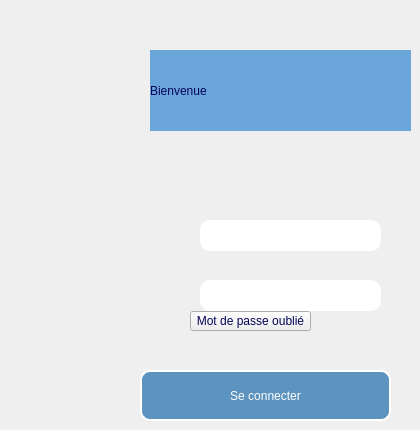
      <widget class="QWidget" name="page_authentification">
       <widget class="QPushButton" name="pushButton_se_connecter">
        <property name="geometry">
         <rect>
          <x>140</x>
          <y>370</y>
          <width>251</width>
          <height>51</height>
         </rect>
        </property>
        <property name="styleSheet">
         <string notr="true">QPushButton{
	font: 700 10pt &quot;Rockwell&quot;;
color: #ffffff;
border-radius:10px;
border : 2px solid #ffffff;
	background-color: rgb(93, 147, 191);
}
QPushButton:hover{
	background-color: #466e8f;
	color: rgb(255, 255, 255);
	font: 700 11pt &quot;Rockwell&quot;;
}




</string>
        </property>
        <property name="text">
         <string>Se connecter</string>
        </property>
       </widget>
       <widget class="QLabel" name="label_2">
        <property name="geometry">
         <rect>
          <x>150</x>
          <y>50</y>
          <width>261</width>
          <height>81</height>
         </rect>
        </property>
        <property name="styleSheet">
         <string notr="true">	color: rgb(4, 4, 87);
background-color: rgb(106, 166, 218);
	font: 700 30pt &quot;Rockwell&quot;;
border :none;</string>
        </property>
        <property name="text">
         <string>Bienvenue</string>
        </property>
       </widget>
       <widget class="QFrame" name="frame_19">
        <property name="geometry">
         <rect>
          <x>200</x>
          <y>220</y>
          <width>181</width>
          <height>31</height>
         </rect>
        </property>
        <property name="styleSheet">
         <string notr="true">background-color: rgb(255, 255, 255);
border: 1px solid #ffffff;
border-radius: 10px;</string>
        </property>
        <property name="frameShape">
         <enum>QFrame::Shape::StyledPanel</enum>
        </property>
        <property name="frameShadow">
         <enum>QFrame::Shadow::Raised</enum>
        </property>
        <widget class="QLineEdit" name="lineEdit">
         <property name="geometry">
          <rect>
           <x>10</x>
           <y>0</y>
           <width>121</width>
           <height>31</height>
          </rect>
         </property>
         <property name="styleSheet">
          <string notr="true">background-color: rgb(255, 255, 255);
font: 11pt &quot;Segoe UI&quot;;
border: 3px solid #ffffff;
border-radius : 20px;</string>
         </property>
        </widget>
       </widget>
       <widget class="QFrame" name="frame_20">
        <property name="geometry">
         <rect>
          <x>200</x>
          <y>280</y>
          <width>181</width>
          <height>31</height>
         </rect>
        </property>
        <property name="styleSheet">
         <string notr="true">background-color: rgb(255, 255, 255);
border: 1px solid #ffffff;
border-radius: 10px;</string>
        </property>
        <property name="frameShape">
         <enum>QFrame::Shape::StyledPanel</enum>
        </property>
        <property name="frameShadow">
         <enum>QFrame::Shadow::Raised</enum>
        </property>
        <widget class="QLineEdit" name="lineEdit_2">
         <property name="geometry">
          <rect>
           <x>10</x>
           <y>0</y>
           <width>121</width>
           <height>31</height>
          </rect>
         </property>
         <property name="styleSheet">
          <string notr="true">background-color: rgb(255, 255, 255);
border:2px solid #ffffff;
border-radius : 20px;
font: 11pt &quot;Segoe UI&quot;;</string>
         </property>
        </widget>
       </widget>
       <widget class="QLabel" name="label_15">
        <property name="geometry">
         <rect>
          <x>170</x>
          <y>220</y>
          <width>21</width>
          <height>31</height>
         </rect>
        </property>
        <property name="text">
         <string/>
        </property>
        <property name="pixmap">
         <pixmap resource="image.qrc">:/img/utilisateur.png</pixmap>
        </property>
        <property name="scaledContents">
         <bool>true</bool>
        </property>
       </widget>
       <widget class="QLabel" name="label_16">
        <property name="geometry">
         <rect>
          <x>170</x>
          <y>280</y>
          <width>21</width>
          <height>31</height>
         </rect>
        </property>
        <property name="text">
         <string/>
        </property>
        <property name="pixmap">
         <pixmap resource="image.qrc">:/img/mdp.png</pixmap>
        </property>
        <property name="scaledContents">
         <bool>true</bool>
        </property>
       </widget>
       <widget class="QPushButton" name="pushButton">
        <property name="geometry">
         <rect>
          <x>190</x>
          <y>311</y>
          <width>121</width>
          <height>20</height>
         </rect>
        </property>
        <property name="styleSheet">
         <string notr="true">QPushButton{
font: 8pt &quot;Rockwell&quot;;
	color: rgb(4, 4, 87);
}
QPushButton:hover{
	color:#ffffff;
   text-decoration: underline;

}




</string>
        </property>
        <property name="text">
         <string>Mot de passe oublié</string>
        </property>
       </widget>
       <zorder>frame_19</zorder>
       <zorder>pushButton_se_connecter</zorder>
       <zorder>label_2</zorder>
       <zorder>frame_20</zorder>
       <zorder>label_15</zorder>
       <zorder>label_16</zorder>
       <zorder>pushButton</zorder>
      </widget>
